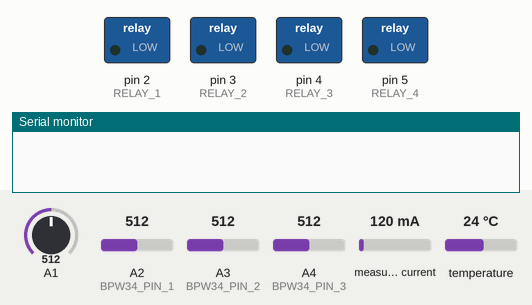
Recording of a sketch running on a simulated Arduino Uno, built with avr-gcc and run on an emulated ATmega328P. Shown: switched loads named in the sketch (green lamp = pin HIGH), the last lines printed to the serial monitor. The test bench sets the inputs (shaded band); at power-on: A1 = 512, A2 (BPW34_PIN_1) = 512, A3 (BPW34_PIN_2) = 512, A4 (BPW34_PIN_3) = 512, measured current 120 mA, temperature 24 °C.

Above: at 10.6 s.
At 15.3 s:
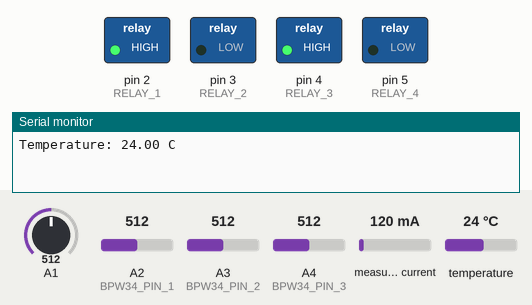
At 26.5 s:
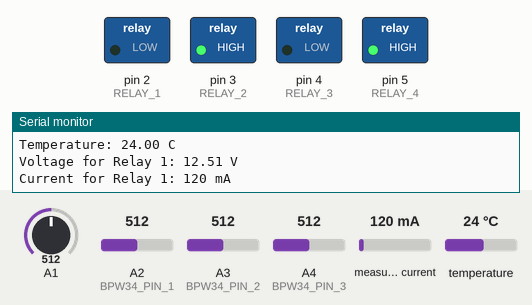
Timing chart, 0 to 42.0 s (numbered marks = the images above):
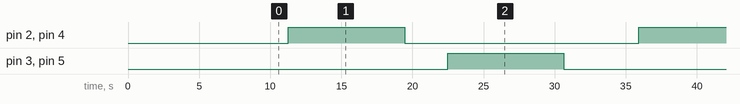

The sketch:

cp_final_with_Irridiance.ino
```cpp
#include <Arduino.h>
#include <OneWire.h>
#include <DallasTemperature.h>
#include "ACS712.h"

// Define constants
#define REFERENCE_VOLTAGE 5.0
#define SENSOR_READING_MULTIPLIER 5.0
#define SENSOR_CALIBRATION_SENSITIVITY 1000.0 / 200.0
#define SENSOR_CALIBRATION_VREF 2500
#define AVERAGE_READINGS 1000

// Define relay pins
#define RELAY_1 2
#define RELAY_2 3
#define RELAY_3 4
#define RELAY_4 5

// Ds18b20 pin define, one wire instance and Dallastemp library setup
const int SENSOR_PIN = 13;
OneWire oneWire(SENSOR_PIN);
DallasTemperature tempSensor(&oneWire);

ACS712 ACS(A0, 5.0, 1023, 66);

#define BPW34_PIN_1 A2
#define BPW34_PIN_2 A3
#define BPW34_PIN_3 A4
#define SAMPLES 16

unsigned int sample_1[SAMPLES];
unsigned int sample_2[SAMPLES];
unsigned int sample_3[SAMPLES];

unsigned char s = 0;
unsigned int avg_1 = 0;
unsigned int avg_2 = 0;
unsigned int avg_3 = 0;
unsigned long sum_1 = 0;
unsigned long sum_2 = 0;
unsigned long sum_3 = 0;
float irValue = 0;

void setup() {
  Serial.begin(9600);
  while (!Serial) {
    ; // Wait for Serial Monitor to connect
  }
  tempSensor.begin(); // Initialize the temperature sensor
  delay(10000);       // Delay to give time for Serial Monitor to connect

  // Initialize relay pins as outputs
  pinMode(RELAY_1, OUTPUT);
  pinMode(RELAY_2, OUTPUT);
  pinMode(RELAY_3, OUTPUT);
  pinMode(RELAY_4, OUTPUT);
  digitalWrite(RELAY_1, LOW);
  digitalWrite(RELAY_2, LOW);
  digitalWrite(RELAY_3, LOW);
  digitalWrite(RELAY_4, LOW);

  for (unsigned char i = 0; i < SAMPLES; i++) {
    sample_1[i] = 0;
    sample_2[i] = 0;
    sample_3[i] = 0;
  }
}

void loop() {
  int numReadings = 100;
  long sum = 0;

  // Temperature calculation
  float tempCelsius;
  tempSensor.requestTemperatures(); // Send the command to get temperatures
  tempCelsius = tempSensor.getTempCByIndex(0);
  for (int i = 0; i < numReadings; i++) {
    sum += tempCelsius;
    delay(5);
  }
  float tempAverage = sum / numReadings;

  // Print the temperature average
  Serial.print("Temperature: ");
  Serial.print(tempAverage, 2); // Print temperature reading with 2 decimal places
  Serial.println(" C");
  // Calculate average for sensor 1
  sum_1 -= sample_1[s];
  sample_1[s] = analogRead(BPW34_PIN_1);
  sum_1 += sample_1[s];

  // Calculate average for sensor 2
  sum_2 -= sample_2[s];
  sample_2[s] = analogRead(BPW34_PIN_2);
  sum_2 += sample_2[s];

  // Calculate average for sensor 3
  sum_3 -= sample_3[s];
  sample_3[s] = analogRead(BPW34_PIN_3);
  sum_3 += sample_3[s];

  s += 1;

  if (s >= SAMPLES) {
    s = 0;
    avg_1 = (sum_1 >> 4);
    avg_2 = (sum_2 >> 4);
    avg_3 = (sum_3 >> 4);

    irValue = ((16.3366 * avg_1) - 30.69);
    irValue += ((16.3366 * avg_2) - 30.69);
    irValue += ((16.3366 * avg_3) - 30.69);
    irValue /= 3.0;
    irValue *= 0.079;

    if (irValue < 0) {
      irValue = 0;
    }

    Serial.print("Irradiance Meter");
    Serial.print("Ir W/m2: ");
    Serial.println(irValue);
    delay(600);
  }

  // Turn on relay 1
  digitalWrite(RELAY_1, HIGH);
  digitalWrite(RELAY_3, HIGH);
  delay(5000);

  // Measure voltage for relay 1
  float voltage1 = getAnalogReading(A1) * REFERENCE_VOLTAGE / 1023.0 * SENSOR_READING_MULTIPLIER;

  // Measure current for relay 1
  sum = 0;
  for (int i = 0; i < numReadings; i++) {
    sum += ACS.mA_DC();
    delay(10); // Delay between readings
  }
  int current1Average = sum / numReadings;

  // Print the voltage and current averages for relay 1
  Serial.print("Voltage for Relay 1: ");
  Serial.print(voltage1, 2);
  Serial.println(" V");
  Serial.print("Current for Relay 1: ");
  Serial.print(current1Average);
  Serial.println(" mA");

  digitalWrite(RELAY_1, LOW);
  digitalWrite(RELAY_3, LOW);
  delay(3000);

  // Repeat the same process for the other relays...

  // Turn on relay 2
  digitalWrite(RELAY_2, HIGH);
  digitalWrite(RELAY_4, HIGH);
  delay(5000);

  // Measure voltage for relay 2
  float voltage2 = getAnalogReading(A1) * REFERENCE_VOLTAGE / 1023.0 * SENSOR_READING_MULTIPLIER;

  // Measure current for relay 2
  sum = 0;
  for (int i = 0; i < numReadings; i++) {
    sum += ACS.mA_DC();
    delay(10); // Delay between readings
  }
  int current2Average = sum / numReadings;

  // Print the voltage and current averages for relay 2
  Serial.print("Voltage for Relay 2: ");
  Serial.print(voltage2, 2);
  Serial.println(" V");
  Serial.print("Current for Relay 2: ");
  Serial.print(current2Average);
  Serial.println(" mA");

  digitalWrite(RELAY_2, LOW);
  digitalWrite(RELAY_4, LOW);
  delay(3000);

  // // Calculate average for sensor 1
  // sum_1 -= sample_1[s];
  // sample_1[s] = analogRead(BPW34_PIN_1);
  // sum_1 += sample_1[s];

  // // Calculate average for sensor 2
  // sum_2 -= sample_2[s];
  // sample_2[s] = analogRead(BPW34_PIN_2);
  // sum_2 += sample_2[s];

  // // Calculate average for sensor 3
  // sum_3 -= sample_3[s];
  // sample_3[s] = analogRead(BPW34_PIN_3);
  // sum_3 += sample_3[s];

  // s += 1;

  // if (s >= SAMPLES) {
  //   s = 0;
  //   avg_1 = (sum_1 >> 4);
  //   avg_2 = (sum_2 >> 4);
  //   avg_3 = (sum_3 >> 4);

  //   irValue = ((16.3366 * avg_1) - 30.69);
  //   irValue += ((16.3366 * avg_2) - 30.69);
  //   irValue += ((16.3366 * avg_3) - 30.69);
  //   irValue /= 3.0;
  //   irValue *= 0.079;

  //   if (irValue < 0) {
  //     irValue = 0;
  //   }

  //   Serial.print("Irradiance Meter");
  //   Serial.print("Ir W/m2: ");
  //   Serial.println(irValue);
  //   delay(600);
  // }

  delay(1000);
}

// Function to take the average of analog readings
float getAnalogReading(int pin) {
  long sum = 0;
  for (int i = 0; i < AVERAGE_READINGS; i++) {
    sum += analogRead(pin);
    delay(2);
  }
  return (float)sum / AVERAGE_READINGS;
}
```

Measured:
- by itself, pin 2 (RELAY_1), pin 3 (RELAY_2), pin 4 (RELAY_3), pin 5 (RELAY_4): alternates HIGH for 8.2 s and LOW for 16.5 s
- by itself, everything shown: repeats every 24.6 s, in 4 steps
